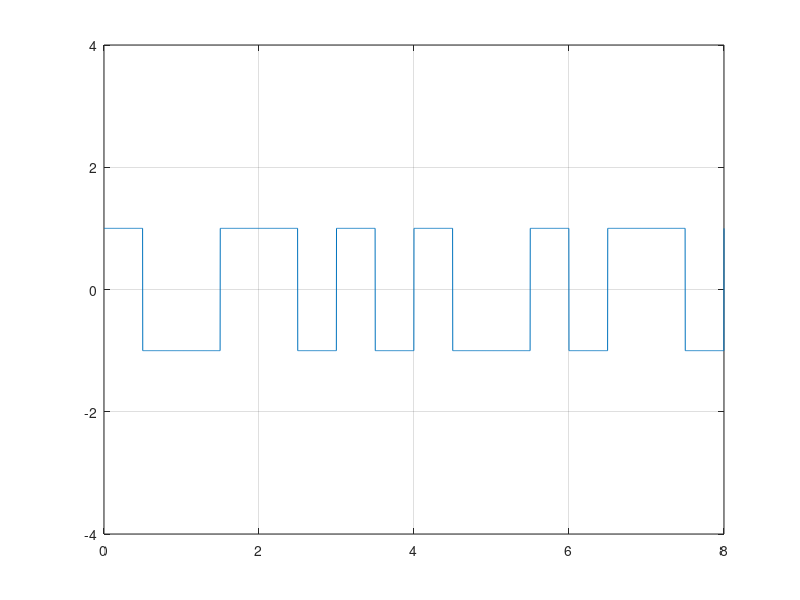

Here is the MATLAB script that generated this plot:
clc;
clear all;
close all;

bits=[1 1 1 0 0 1 0 1];
L=length(bits);

n=500;
h=n/2;
dt=1/n;
x=0:dt:L;

y=ones(1,length(x));

sign=1;

for i=0:L-1
  if(bits(i+1)==1)
    sign=sign*-1;
  end
  y((i*n+1):(i*n+h))=-sign;
  y((i*n+h+1):(i+1)*n)=sign;
end
plot(x,y);
axis([0 x(end) -4 4]);
grid on;

size=length(y);
len=floor(size/L);
decode=zeros(1,L);
sign=-1;

for i=0:L-1
  if(y(i*len+1))~=sign
    sign=sign*-1;
    decode(i+1)=1;
  end
 
end
disp(decode);


